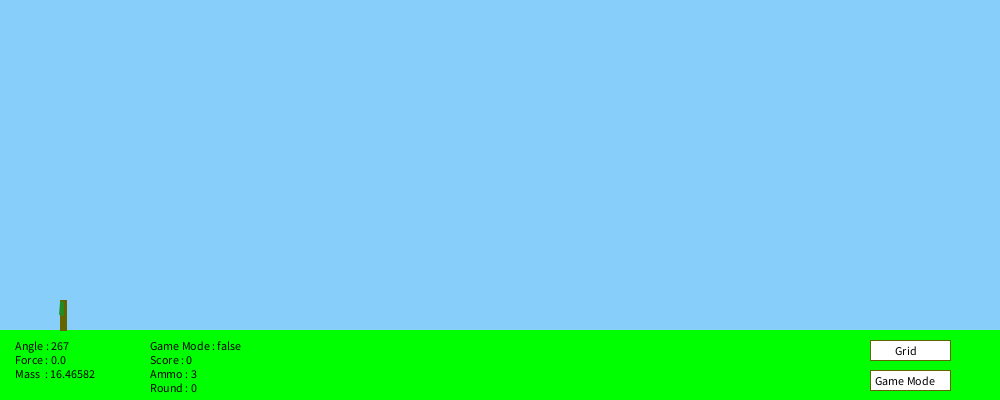
Frame 1 (no input)
Frame 60 (the mouse pressed at the canvas centre just before this capture): identical to frame 1, image omitted
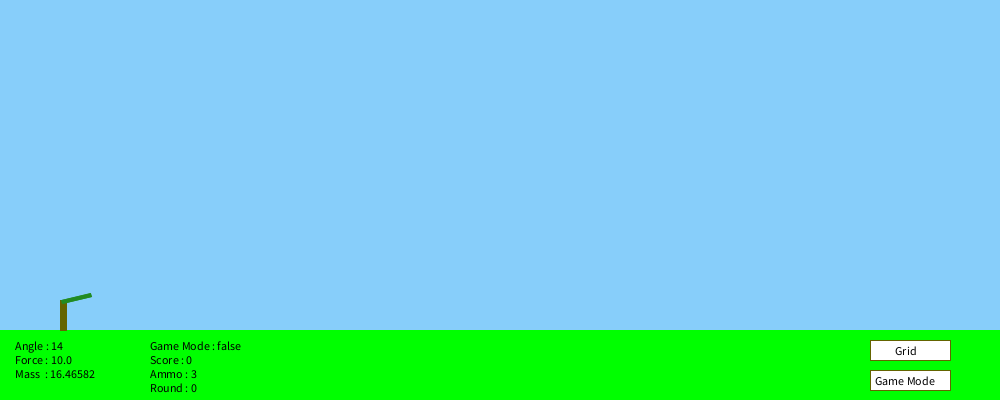
Frame 120 (the mouse held since frame 60 and released just before this capture)

The Processing sketch that drew these frames (run headless with seeded random() and noise(); from frame 60 on, the mouse is pressed at the canvas centre):

// Processing sketch: processing_28940
// ── processing_28940.pde

//Sling Properties
  int slingLegPositionX = 60;
  int slingLegPositionY = 300;
  int slingWidth = 4;
  int maxSlingLength = 30;
  int slingRestLength = 13;
  int slingRestAngle = 94;
  int slingRestRate = 9;
  
  float angle;
  float slingLength;
  float slingHingeLocationX = slingLegPositionX + (slingWidth / 2);
  float slingHingeLocationY = slingLegPositionY + (slingWidth / 2);
  float displayAngle = 360;

//Projectile Properties
  int diameter = 6;
  
  float force = 0;
  float mass = random(10, 20);
  
  PVector position = new PVector(0,0);
  PVector velocity;
  PVector acceleration;

//Enviorment
  float gravity = 10;
  float groudEnergyAbsorbtion = .02;
  
  boolean grid = false;

//Game Mode
  int ammo = 3;
  int roundNumber = 0;
  int score = 0;
  int targetSize = (int)random(20, 30);
  int targetLocationX, targetLocationY;
  int timer = 0;
  
  boolean gamemode = false;
  boolean fire;
  boolean trickshot = false;
  boolean missed = false;
  boolean gameover = false;
  boolean hit = false;
  
public void setup()
{
  // Window Size
  size(1000, 400);

  // Framerate
  frameRate(60);

  // Draw Frame
  drawFrame();

  // Prints Legend - Code "borrowed" from 
  // Mr. Ferraro's 2D Motion Demo
  textSize(12);
  textAlign(LEFT);
  fill(0);
  String legend = "";
  legend += "Angle : " + (360 - (int)displayAngle);
  legend += "\nForce : " + force;
  legend += "\nMass  : " + mass;
  text(legend, 15, 350);
}

public void draw()
{
  //Changes the view of the sling
  if (mousePressed == true && mouseY < 330)
  {
    slingHingeLocationX = slingLegPositionX + (slingWidth / 2);
    slingHingeLocationY = slingLegPositionY + (slingWidth / 2);
    angle = atan2(mouseY - slingHingeLocationY, 
    mouseX - slingHingeLocationX);
    slingLength = dist(slingHingeLocationX, slingHingeLocationY, mouseX, mouseY);

    if (slingLength > maxSlingLength)
    {
      slingLength = maxSlingLength;
    }
    drawFrame();
    refreshSling();

    force = 10 * (slingLength / maxSlingLength);
  }
  else if (mousePressed == false)
  {
    restSling();
  }
  
  // Refreshs the sling and location of the projectile
  if (fire == true)
  {
    drawFrame();
    refreshSling();
    fire();
  }
  
  //Prints messages if according to the game mode
  gamemodeLegend();
  gamemode();
  messages();
}

public void drawFrame()
{
  // Backgrund
  background(135, 206, 250);

  if (grid == true)
  {
    grid();
  }

  // Grass-Ground
  fill(0, 255, 0);
  stroke(0, 255, 0);
  rect(0, 330, 1000, 400);

  // Luancher Leg(s)
  fill(100, 100, 0);
  stroke(100, 100, 0);
  rect(slingLegPositionX, slingLegPositionY, 6, 30);

  textSize(12);
  fill(255);
  rect(width - 130, 340, 80, 20);
  fill(0);
  text("Grid", width - 105, 355);
  fill(255);
  rect(width - 130, 370, 80, 20);
  fill(0);
  text("Game Mode", width - 125, 385);
}

//Prints a grid on the screen
public void grid()
{
  stroke(250);
  for (int x = 2; x < width; x = x + 15)
  {       
    line(x, 0, x, height);
  } 
  for (int y = 2; y < height; y = y + 15)
  {
    line(0, y, width, y);
  }
}

//Actions to preform when the mouse has been released
public void mouseReleased()
{
  if (mouseY < 330 && gamemode == true && ammo > 0)
  {
    mass = random(10, 25);
    position = new PVector(slingHingeLocationX, slingHingeLocationY);
    velocity = new PVector(-cos(angle) * slingLength, 
               -sin(angle) * slingLength);
    acceleration = new PVector((force / mass) * 5, 0.5);

    velocity.add(acceleration);
    position.add(velocity);
    
    hit = false;
    trickshot = false;
    missed = false;
    
    ammo--;
    fire = true;
    fire();
  }
  else if(mouseY < 330 && gamemode == false)
  {
    mass = random(10, 25);
    position = new PVector(slingHingeLocationX, slingHingeLocationY);
    velocity = new PVector(-cos(angle) * slingLength, 
               -sin(angle) * slingLength);
    acceleration = new PVector(cos(angle) * (force / mass) * 5, 0.5);

    velocity.add(acceleration);
    position.add(velocity);
    
    fire = true;
    fire();
  }

  if (mouseX > width - 130 && mouseX < width - 50 && mouseY > 340 && mouseY < 360)
  {
    if (grid == false)
    {
      grid = true;
      drawFrame();
      refreshSling();
    }
    else
    {
      grid = false;
      drawFrame();
      refreshSling();
    }
  }
  
  if (mouseX > width - 130 && mouseX < width - 50 && mouseY > 370 && mouseY < 390)
  {
    if (gamemode == false)
    {
      gamemode = true;
      ammo = 3;
      score = 0;
      roundNumber = 0;
      
      targetSize = (int)random(15, 30);
    
      targetLocationX = (int)random(0, width - targetSize);
      targetLocationY = (int)random(0, 330 - targetSize);
      
      hit = false;
      trickshot = false;
      missed = false;
      gameover = false;
    }
    else
    {
      gamemode = false;
    }
  }
}

//Moved the sling back to its "rest" position, only works with one quadrent :(
public void restSling()
{
  if (angle < radians(slingRestAngle))
  {
    angle = radians(slingRestAngle);
  }
  else if (angle != radians(slingRestAngle))
  {
    angle = angle - radians(5);
  }

  if (slingLength < slingRestLength)
  {
    slingLength = slingRestLength;
  }
  else if (slingLength != slingRestLength)
  {
    slingLength = slingLength - slingRestRate;
  }
  drawFrame();
  refreshSling();
}

public void refreshSling()
{
  pushMatrix();
  translate(slingHingeLocationX, slingHingeLocationY);
  rotate(angle);
  fill(34, 139, 34);
  stroke(34, 139, 34);
  rect(0, -2, slingLength, 4);
  popMatrix();

  float displayAngle = degrees(angle);
  if (degrees(angle) < 0)
  {
    displayAngle = displayAngle + 360;
  }

  textSize(12);
  textAlign(LEFT);
  fill(0);
  String legend = "";
  legend += "Angle : " + (360 - (int)displayAngle);
  legend += "\nForce : " + force;
  legend += "\nMass  : " + mass;
  text(legend, 15, 350);
}

public void fire()
{
  fill(47, 79, 79);
  ellipseMode(CENTER);
  ellipse(position.x, position.y, 6, 6);

  if (velocity.x < 0.2 && velocity.x > -0.2)
  {
    velocity.x = 0;
  }

  if (position.y > 327 && abs(velocity.y) < 0.01)
  {
    position.y = 327;
    velocity.y = 0;
    velocity.x = velocity.x * 0.9;
    acceleration.y = 0;
  }
  else if (position.y > 327)
  {
    position.y = 327;
  }

  if (position.y + diameter > 327 && velocity.x == 0)
  {
    velocity.y = -velocity.y * .7;
    
    if(hit != true)
    {
      trickshot = true;
    }
  }
  else if (position.y + diameter > 327)
  {
    velocity.y = -velocity.y * .7;
    velocity.x = velocity.x - .2;
    
    if(hit != true)
    {
      trickshot = true;
    }
  }
  acceleration = new PVector(0, (gravity * 3) / frameRate);
  velocity.add(acceleration);
  position.add(velocity);
}

public void gamemodeLegend()
{
  fill(0);
  textAlign(LEFT);
  textSize(12);
  String gameinfo = "";
  gameinfo += "Game Mode : " + gamemode;
  gameinfo += "\nScore : " + score;
  gameinfo += "\nAmmo : " + ammo;
  gameinfo += "\nRound : " + roundNumber;
  text(gameinfo, 150, 350);
}

public void gamemode()
{
  if(targetSize == 0 && gamemode == true)
  {
    targetSize = (int)random(15, 30);
    
    targetLocationX = (int)random(0, width - targetSize);
    targetLocationY = (int)random(0, 330 - targetSize);
  }
  
  if(gamemode == true)
  {
    stroke(0);
    rect(targetLocationX, targetLocationY, targetSize, targetSize);
  }
  
  if(position.x > targetLocationX && position.x < targetLocationX + targetSize && 
     position.y > targetLocationY && position.y < targetLocationY + targetSize && 
     gamemode == true)
  {
    ammo = 3;
    score++;
    roundNumber++;
    
    hit = true;
    
    targetSize = (int)random(15, 30);
    targetLocationX = (int)random(0, width - targetSize);
    targetLocationY = (int)random(0, 330 - targetSize);
  }
}

public void messages()
{
  if(gamemode == true)
  {
    if(ammo == 0 && (velocity.x == 0 || position.x > width || position.x < 0))
    {
      gameover = true;
      ammo++;
    }
    
    if(gameover == true)
    {
      missed = false;
      trickshot = false;
      
      textSize(36);
      textAlign(CENTER);
      fill(255, 0 , 0);
      text("GAME OVER\nYOU LOSE", width / 2, 170);
      targetLocationX = -100;
      targetLocationY = -100;
      
      textSize(24);
      fill(220);
      rect(width * .75, 60, 150, 80);
      rect(width * .75, 190, 150, 80);
      fill(0);
      text("New Game", width * .75 + 75, 105);
      text("Exit Game \nMode", width * .75 + 75, 225);
      textSize(12);
      text("(Shoot to select)", width / 2, 230);
      
      if(position.x > width * .75 && position.x < width * .75 + 80 && 
         position.y > 60 && position.y < 140)
      {
        gamemode = true;
        ammo = 3;
        score = 0;
        roundNumber = 0;
      
        targetSize = (int)random(15, 30);
    
        targetLocationX = (int)random(0, width - targetSize);
        targetLocationY = (int)random(0, 330 - targetSize);
    
        hit = false;
        trickshot = false;
        missed = false;
        gameover = false;
      }
      
      if(position.x > width * .75 && position.x < width * .75 + 80 && 
              position.y > 190 && position.y < 270)
      {
        gamemode = false;
      } 
    }
    
    if(hit == true && trickshot == true)
    {
      missed = false;
      gameover = false;

      textSize(36);
      textAlign(CENTER);
      fill(255, 0 , 0);
      text("TRICK SHOT!", width / 2, 170);
    }
    
    if(missed == true && hit == false && trickshot == false)
    {
      trickshot = false;
      gameover = false;
      
      textSize(36);
      textAlign(CENTER);
      fill(255, 0 , 0);
      text("MISSED!", width / 2, 170);
    }
  }
  
  if(position.x > targetLocationX && gamemode == true && hit == false)
  {
    missed = true;
    trickshot = false;
    timer = 0;
  }
}
